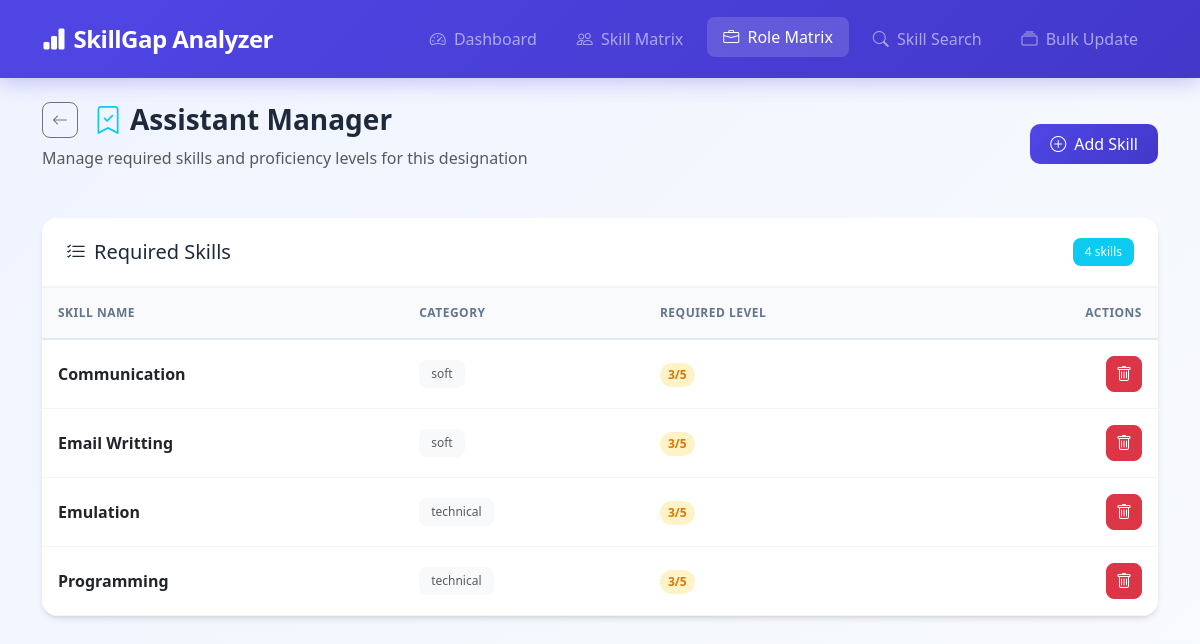
The page /designations/2/benchmarks/ on the database as committed earlier.
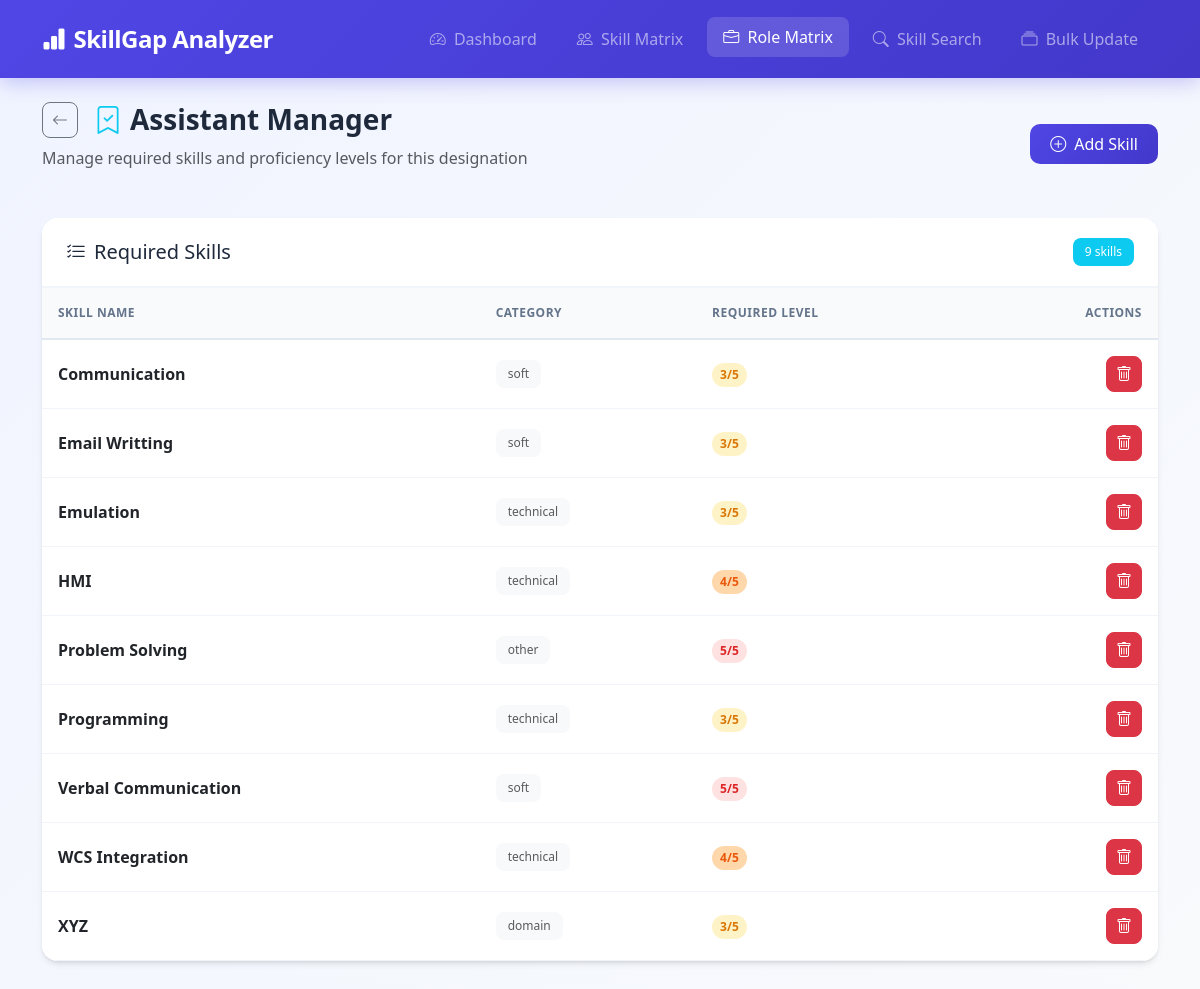
The same page on the database as committed later.
### gap_analysis/models.py (models this page shows, shortened)
class RoleMatrix(models.Model):
    title = models.CharField(max_length=100, help_text="Role/Job Title")
    department = models.CharField(max_length=100, blank=True, null=True, help_text="Department name")
    description = models.TextField(blank=True, null=True)
    class Meta:
        verbose_name_plural = "Role Matrices"
        ordering = ['title']
    @property
    def name(self):
        return self.title

class SkillBenchmark(models.Model):
    role_matrix = models.ForeignKey(RoleMatrix, on_delete=models.CASCADE, related_name='benchmarks')
    skill = models.ForeignKey(Skill, on_delete=models.CASCADE, related_name='benchmarks')
    required_level = models.IntegerField(
        default=3,
        validators=[MinValueValidator(0), MaxValueValidator(5)]
    )
    is_mandatory = models.BooleanField(default=True, help_text="Is this skill mandatory for the role?")
    class Meta:
        unique_together = ('role_matrix', 'skill')
        ordering = ['skill__name']

class Skill(models.Model):
    CATEGORY_CHOICES = [
        ('technical', 'Technical'),
        ('soft', 'Soft Skills'),
        ('leadership', 'Leadership'),
        ('domain', 'Domain Knowledge'),
        ('tools', 'Tools & Software'),
        ('other', 'Other'),
    ]
    name = models.CharField(max_length=100, unique=True)
    category = models.CharField(max_length=100, choices=CATEGORY_CHOICES, blank=True, null=True)
    description = models.TextField(blank=True, null=True)
    class Meta:
        ordering = ['name']

### gap_analysis/views.py (the view)
# urls.py: path('designations/<int:pk>/benchmarks/', views.RoleMatrixBenchmarkView.as_view(), name='designation_benchmark'),
class RoleMatrixBenchmarkView(TemplateView):
    template_name = 'gap_analysis/designation_benchmark.html'
    def get_context_data(self, **kwargs):
        context = super().get_context_data(**kwargs)
        designation = get_object_or_404(RoleMatrix, pk=self.kwargs['pk'])
        benchmarks = SkillBenchmark.objects.filter(role_matrix=designation).select_related('skill')
        context['designation'] = designation
        context['benchmarks'] = benchmarks
        context['benchmark_count'] = benchmarks.count()
        return context

### gap_analysis/templates/gap_analysis/designation_benchmark.html (shortened to what this page needs)
{% extends 'gap_analysis/base.html' %}
{% block content %}
<div class="animate-fade-in">
    <div class="page-header">
        <div>
            <div class="d-flex align-items-center gap-3 mb-2">
                <a href="{% url 'designation_list' %}" class="btn btn-outline-secondary btn-icon">
                    <i class="bi bi-arrow-left"></i>
                </a>
                <h1 class="page-title mb-0">
                    <i class="bi bi-bookmark-check me-2 text-info"></i>{{ designation.title }}
                </h1>
            </div>
            <p class="text-muted mt-1">Manage required skills and proficiency levels for this designation</p>
        </div>
        <a href="{% url 'designation_benchmark_add' designation.id %}" class="btn btn-primary">
            <i class="bi bi-plus-circle me-2"></i>Add Skill
        </a>
    </div>
    <div class="card">
        <div class="card-header d-flex justify-content-between align-items-center">
            <h5 class="mb-0"><i class="bi bi-list-check me-2"></i>Required Skills</h5>
            <span class="badge bg-info">{{ benchmark_count }} skill{{ benchmark_count|pluralize }}</span>
        </div>
        <div class="card-body p-0">
            <div class="table-responsive">
                <table class="table table-hover mb-0">
                    <thead>
                        <tr>
                            <th>Skill Name</th>
                            <th>Category</th>
                            <th>Required Level</th>
                            <th class="text-end">Actions</th>
                        </tr>
                    </thead>
                    <tbody>
                        {% for benchmark in benchmarks %}
                        <tr>
                            <td>
                                <strong>{{ benchmark.skill.name }}</strong>
                            </td>
                            <td>
                                {% if benchmark.skill.category %}
                                    <span class="badge bg-light text-muted">{{ benchmark.skill.category }}</span>
                                {% else %}
                                    <span class="text-muted">-</span>
                                {% endif %}
                            </td>
                            <td>
                                <span class="level-badge level-{{ benchmark.required_level }}">{{ benchmark.required_level }}/5</span>
                            </td>
                            <td>
                                <div class="d-flex justify-content-end gap-2">
                                    <a href="{% url 'designation_benchmark_delete' benchmark.id %}" class="btn btn-danger btn-icon" title="Remove">
                                        <i class="bi bi-trash"></i>
                                    </a>
                                </div>
                            </td>
                        </tr>
                        {% endfor %}
                    </tbody>
                </table>
            </div>
        </div>
    </div>
</div>
{% endblock %}

### gap_analysis/templates/gap_analysis/base.html (shortened to what this page needs)
<!DOCTYPE html>
<html lang="en">
<head>
    <link href="https://cdn.jsdelivr.net/npm/bootstrap@5.3.0/dist/css/bootstrap.min.css" rel="stylesheet">
    <link rel="stylesheet" href="https://cdn.jsdelivr.net/npm/bootstrap-icons@1.10.5/font/bootstrap-icons.css">
</head>
<body>
    <nav class="navbar navbar-expand-lg navbar-dark mb-4">
        <div class="container">
            <a class="navbar-brand d-flex align-items-center" href="{% url 'dashboard' %}">
                <i class="bi bi-bar-chart-fill me-2"></i>
                <span>SkillGap Analyzer</span>
            </a>
            <div class="collapse navbar-collapse" id="navbarNav">
                <ul class="navbar-nav ms-auto">
                    <li class="nav-item">
                        <a class="nav-link {% if request.resolver_match.url_name == 'dashboard' %}active{% endif %}" href="{% url 'dashboard' %}">
                            <i class="bi bi-speedometer2 me-1"></i> Dashboard
                        </a>
                    </li>
                    <li class="nav-item">
                        <a class="nav-link {% if 'employee' in request.resolver_match.url_name %}active{% endif %}" href="{% url 'employee_list' %}">
                            <i class="bi bi-people me-1"></i> Skill Matrix
                        </a>
                    </li>
                    <li class="nav-item">
                        <a class="nav-link {% if 'designation' in request.resolver_match.url_name %}active{% endif %}" href="{% url 'designation_list' %}">
                            <i class="bi bi-briefcase me-1"></i> Role Matrix
                        </a>
                    </li>
                    <li class="nav-item">
                        <a class="nav-link {% if 'employee_skill_search' in request.resolver_match.url_name %}active{% endif %}" href="{% url 'employee_skill_search' %}">
                            <i class="bi bi-search me-1"></i> Skill Search
                        </a>
                    </li>
                    <li class="nav-item">
                        <a class="nav-link {% if 'bulk_skill_update' in request.resolver_match.url_name %}active{% endif %}" href="{% url 'bulk_skill_update' %}">
                            <i class="bi bi-collection me-1"></i> Bulk Update
                        </a>
                    </li>
                </ul>
            </div>
        </div>
    </nav>
    <main class="container">
        {% block content %}
        {% endblock %}
    </main>
</body>
</html>

### gap_analysis/templates/gap_analysis/base.html (style rules this page uses)
:root { --primary: #4f46e5; --primary-dark: #4338ca; --secondary: #64748b; --success: #10b981; --warning: #f59e0b; --danger: #ef4444; --light: #f8fafc; --dark: #1e293b; --card-shadow: 0 4px 6px -1px rgba(0, 0, 0, 0.1), 0 2px 4px -2px rgba(0, 0, 0, 0.1); --card-hover-shadow: 0 20px 25px -5px rgba(0, 0, 0, 0.1), 0 8px 10px -6px rgba(0, 0, 0, 0.1); --transition: all 0.3s ease; }
* { box-sizing: border-box; }
body { background: linear-gradient(135deg, #f0f4ff 0%, #f8fafc 100%); min-height: 100vh; font-family: 'Segoe UI', system-ui, -apple-system, sans-serif; }
.navbar { background: linear-gradient(135deg, var(--primary) 0%, var(--primary-dark) 100%) !important; box-shadow: 0 4px 20px rgba(79, 70, 229, 0.3); padding: 1rem 0; }
.navbar-brand { font-size: 1.5rem; font-weight: 700; letter-spacing: -0.5px; }
.nav-link { font-weight: 500; padding: 0.5rem 1rem !important; border-radius: 8px; transition: var(--transition); margin: 0 4px; }
.nav-link:hover, .nav-link.active { background: rgba(255, 255, 255, 0.15); transform: translateY(-2px); }
.card { border: none; border-radius: 16px; box-shadow: var(--card-shadow); transition: var(--transition); background: white; overflow: hidden; }
.card-header { background: white; border-bottom: 2px solid #f1f5f9; padding: 1.25rem 1.5rem; font-weight: 600; color: var(--dark); }
.card-body { padding: 1.5rem; }
.btn { border-radius: 10px; font-weight: 500; padding: 0.5rem 1.25rem; transition: var(--transition); }
.btn-primary { background: linear-gradient(135deg, var(--primary) 0%, var(--primary-dark) 100%); border: none; }
.table { margin-bottom: 0; }
.table thead th { background: #f8fafc; color: var(--secondary); font-weight: 600; text-transform: uppercase; font-size: 0.75rem; letter-spacing: 0.5px; border-bottom: 2px solid #e2e8f0; padding: 1rem; }
.table tbody tr { transition: var(--transition); }
.table tbody td { padding: 1rem; vertical-align: middle; border-color: #f1f5f9; }
.badge { padding: 0.5rem 0.75rem; border-radius: 8px; font-weight: 500; }
.animate-fade-in { animation: fadeInUp 0.5s ease forwards; }
main { padding-bottom: 3rem; }

### gap_analysis/templates/gap_analysis/designation_benchmark.html (style rules this page uses)
.page-header { display: flex; justify-content: space-between; align-items: center; margin-bottom: 2rem; }
.page-title { font-size: 1.75rem; font-weight: 700; color: #1e293b; }
.btn-icon { width: 36px; height: 36px; padding: 0; display: flex; align-items: center; justify-content: center; border-radius: 8px; }
.level-badge { display: inline-flex; align-items: center; justify-content: center; min-width: 32px; height: 24px; padding: 0 8px; border-radius: 12px; font-size: 0.75rem; font-weight: 600; }
.level-3 { background: #fef3c7; color: #d97706; }
.level-4 { background: #fed7aa; color: #ea580c; }
.level-5 { background: #fee2e2; color: #dc2626; }
.animate-fade-in { animation: fadeInUp 0.5s ease forwards; }

Rows that differ between the two databases and show on the page:
added SkillBenchmark: skill.name "HMI", skill.category "technical", required_level "4"
added SkillBenchmark: skill.name "Problem Solving", skill.category "other", required_level "5"
added SkillBenchmark: skill.name "Verbal Communication", skill.category "soft", required_level "5"
added SkillBenchmark: skill.name "WCS Integration", skill.category "technical", required_level "4"
added SkillBenchmark: skill.name "XYZ", skill.category "domain", required_level "3"
Other text that changed with them:
{{ benchmark_count }}: "4" → "9"
